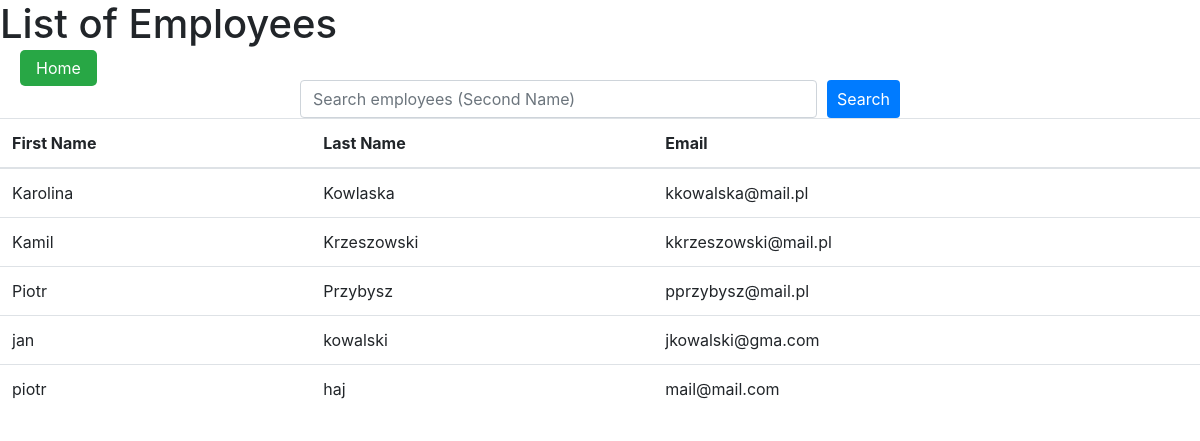
/list_employee/, run on the app's committed database.
### users/models.py (models this page shows)
class Employees(models.Model):
    first_name = models.CharField(max_length=100)
    sec_name = models.CharField(max_length=100)
    surname = models.CharField(max_length=100)
    employee_login = models.CharField(max_length=100)
    employee_password = models.CharField(max_length=100)
    mail = models.CharField(max_length=100)
    pesel = models.CharField(max_length=100)
    phone_number = models.CharField(max_length=100)
    laboratory = models.ForeignKey(Laboratory, on_delete=models.CASCADE)

### users/views.py (the view)
# urls.py: path("list_employee/", views.list_employee, name='list_employee'),
def list_employee(request):
    search_query = request.GET.get('search', '')
    all_employees = Employees.objects.filter(surname__icontains=search_query)
    context = {'all_employees': all_employees}
    return render(request, 'list_employee.html', context)

### templates/list_employee.html (shortened to what this page needs)
{% load static %}
<!DOCTYPE html>
<html lang="en">
<head>
    <link href="https://maxcdn.bootstrapcdn.com/bootstrap/4.0.0/css/bootstrap.min.css" rel="stylesheet">
</head>
<body>
    <h1>List of Employees</h1>
    <a href="{% url 'home' %}" class="home-button">Home</a>
    <div class="search-form form-group">
        <input type="text" name="search" placeholder="Search employees (Second Name)" class="form-control">
        <input type="submit" value="Search" class="searchbtn">
    </div>
    <table class="table">
        <thead>
            <tr>
                <th>First Name</th>
                <th>Last Name</th>
                <th>Email</th>
            </tr>
        </thead>
        <tbody>
            {% for employee in all_employees %}
            <tr>
                <td>{{ employee.first_name }}</td>
                <td>{{ employee.surname }}</td>
                <td>{{ employee.mail }}</td>
            </tr>
            {% endfor %}
        </tbody>
    </table>
</body>
</html>

### templates/list_employee.html (style rules this page uses)
.search-form { display: flex; justify-content: space-between; width: 50%; margin: auto; }
input[name="search"] { width: 100%; }
.home-button { margin-left: 20px; background-color: #28a745; color: white; padding: 8px 16px; border-radius: 5px; text-decoration: none; transition: background-color 0.3s ease; }
.searchbtn { background-color: #007BFF; padding: 5px 10px 5px 10px; border: 0; border-radius: 4px; margin-left:10px; color:white }

### data on the page
Employees: first_name "Karolina", surname "Kowlaska", mail "kkowalska@mail.pl"
Employees: first_name "Kamil", surname "Krzeszowski", mail "kkrzeszowski@mail.pl"
Employees: first_name "Piotr", surname "Przybysz", mail "pprzybysz@mail.pl"
Employees: first_name "jan", surname "kowalski", mail "jkowalski@gma.com"
Employees: first_name "piotr", surname "haj", mail "mail@mail.com"
